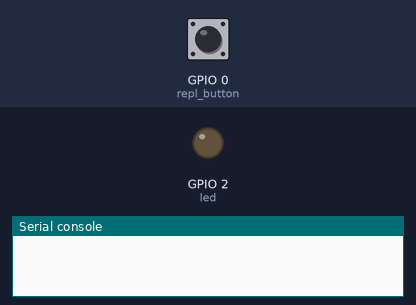
Simulated run of this program. Board: ESP32 board running MicroPython. On the bench: output pins drawn as LEDs (lit = HIGH), the last lines printed to the serial console. The test bench sets the inputs (shaded band); at power-on: GPIO 0 (repl_button) HIGH. WiFi joins after 1.5 s; no MQTT or app messages arrive unless stated; the clock reads 2024-03-15 10:24:30 at power-on unless the program sets it; library files of the repository ran but are not shown: mpu6500.py.

Above: at 0.0 s.
At 1.7 s:
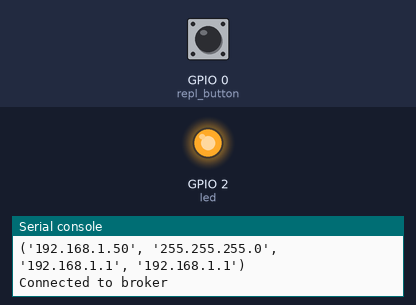
Timing chart, 0 to 4.2 s (numbered marks = the images above):
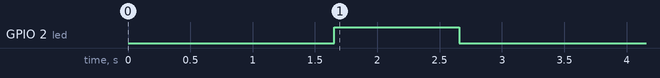

The program:

main.py
```python
from machine import I2C, Pin

from mpu6500 import MPU6500

# IMU addresses
sda = Pin(21)
scl = Pin(22)

repl_button = Pin(0, Pin.IN, Pin.PULL_UP)

# create the I2C
i2c = I2C(1, scl=scl, sda=sda)

# Scan the bus
m = MPU6500(i2c)

led = Pin(2, Pin.OUT, value=1)
time.sleep(1)
led.off()

start = time.time()
calibration_data = []
while time.time() - start <= 1:
    calibration_data.append(m.gyro[1])
mean = sum(calibration_data) / len(calibration_data)
sd = (sum([(i - mean) ** 2 for i in calibration_data]) / len(calibration_data)) ** 0.5

print("Start the loop")

while True:
    # break the loop of running the main.py
    if repl_button.value() == 0:
        print("Dropping to REPL")
        led.on()
        time.sleep(0.5)
        led.off()
        sys.exit()

        # check if thw door is moving
    if m.gyro[1] > mean + 5 * sd or m.gyro[1] < mean - 5 * sd:
        try:
            client.publish("fwh2200/c10/DDATA/esp32", str([m.acceleration[0], m.acceleration[2], m.gyro[1]])[1:-1])
        except:
            print("Not working!")
            time.sleep(1)
```

boot.py
```python
# Complete project details at https://RandomNerdTutorials.com

import esp
import machine
import micropython
import network
import sys
import time
import ubinascii

from umqttsimple import MQTTClient

esp.osdebug(None)
import gc

gc.collect()

ssid = 'ncsu'
password = None
mqtt_server = 'broker.hivemq.com'

client_id = ubinascii.hexlify(machine.unique_id())

station = network.WLAN(network.STA_IF)

station.active(True)
station.connect(ssid, password)

while station.isconnected() == False:
    pass

print('Connection successful')
print(station.ifconfig())

client = MQTTClient(client_id, mqtt_server, keepalive=0)
client.set_last_will("fwh2200/c10/STATUS/esp32", b"offline", retain=True, qos=1)

try:
    client.connect()
except OSError as e:
    print('Failed to connect to MQTT broker. Reconnecting...')
    time.sleep(10)
    machine.reset()

print("Connected to broker")
```
